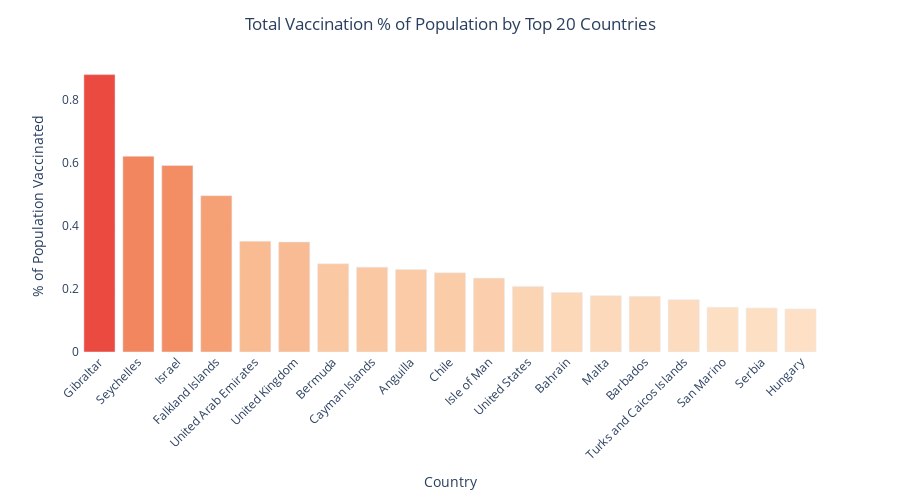

Notebook source saved alongside this figure:
### Markdown cell above
### What country is vaccinated a larger percent from its population?

### Code cell
df_f['pct_vaccinated'] = df_f['people_vaccinated'] / df_f['Population (2020)']

# Sort data frame by pct_vaccinated
df_f_sorted = df_f.sort_values('pct_vaccinated', ascending = False)

# Select first 10 rows
df_f_sorted = df_f_sorted.iloc[0:19,:]

# Plot the bar chart
fig = px.bar(df_f_sorted,
              x = 'country',
              y = 'pct_vaccinated',
              color='pct_vaccinated',
              hover_name = 'country',
              hover_data = ['pct_vaccinated'],
              color_continuous_scale = 'Peach',
              labels = {'country':'Country','pct_vaccinated':'% of Population Vaccinated'},
              height=500)

fig.update_layout(uniformtext_minsize = 15,
                   xaxis_tickangle = -45,
                   title = 'Total Vaccination % of Population by Top 20 Countries',
                   title_x = 0.5)

fig.update(layout_coloraxis_showscale=False)
fig.update_layout({'plot_bgcolor': 'rgba(0, 0, 0, 0)', 'paper_bgcolor': 'rgba(0, 0, 0, 0)',})

fig.show()

### Figure 1 — Plotly figure (JSON) as saved in the notebook; plotly's stock layout.template omitted (floating-point values rounded to 4 significant figures)
{"data": [{"alignmentgroup": "True", "hovertemplate": "<b>%{hovertext}</b><br><br>Country=%{x}<br>% of Population Vaccinated=%{marker.color}<extra></extra>", "hovertext": ["Gibraltar", "Seychelles", "Israel", "Falkland Islands", "United Arab Emirates", "United Kingdom", "Bermuda", "Cayman Islands", "Anguilla", "Chile", "Isle of Man", "United States", "Bahrain", "Malta", "Barbados", "Turks and Caicos Islands", "San Marino", "Serbia", "Hungary"], "legendgroup": "", "marker": {"color": [0.8789, 0.6203, 0.5909, 0.4953, 0.3512, 0.3486, 0.2795, 0.2688, 0.2615, 0.251, 0.2341, 0.2079, 0.1885, 0.1784, 0.1764, 0.1658, 0.1416, 0.1395, 0.1366], "coloraxis": "coloraxis"}, "name": "", "offsetgroup": "", "orientation": "v", "showlegend": false, "textposition": "auto", "type": "bar", "x": ["Gibraltar", "Seychelles", "Israel", "Falkland Islands", "United Arab Emirates", "United Kingdom", "Bermuda", "Cayman Islands", "Anguilla", "Chile", "Isle of Man", "United States", "Bahrain", "Malta", "Barbados", "Turks and Caicos Islands", "San Marino", "Serbia", "Hungary"], "xaxis": "x", "y": [0.8789, 0.6203, 0.5909, 0.4953, 0.3512, 0.3486, 0.2795, 0.2688, 0.2615, 0.251, 0.2341, 0.2079, 0.1885, 0.1784, 0.1764, 0.1658, 0.1416, 0.1395, 0.1366], "yaxis": "y"}], "layout": {"barmode": "relative", "coloraxis": {"colorbar": {"title": {"text": "% of Population Vaccinated"}}, "colorscale": [[0, "rgb(253, 224, 197)"], [0.1667, "rgb(250, 203, 166)"], [0.3333, "rgb(248, 181, 139)"], [0.5, "rgb(245, 158, 114)"], [0.6667, "rgb(242, 133, 93)"], [0.8333, "rgb(239, 106, 76)"], [1, "rgb(235, 74, 64)"]], "showscale": false}, "height": 500, "legend": {"tracegroupgap": 0}, "margin": {"t": 60}, "paper_bgcolor": "rgba(0, 0, 0, 0)", "plot_bgcolor": "rgba(0, 0, 0, 0)", "title": {"text": "Total Vaccination % of Population by Top 20 Countries", "x": 0.5}, "uniformtext": {"minsize": 15}, "xaxis": {"anchor": "y", "domain": [0, 1], "tickangle": -45, "title": {"text": "Country"}}, "yaxis": {"anchor": "x", "domain": [0, 1], "title": {"text": "% of Population Vaccinated"}}}}
